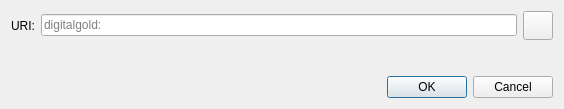
<?xml version="1.0" encoding="UTF-8"?>
<ui version="4.0">
 <class>OpenURIDialog</class>
 <widget class="QDialog" name="OpenURIDialog">
  <property name="geometry">
   <rect>
    <x>0</x>
    <y>0</y>
    <width>564</width>
    <height>109</height>
   </rect>
  </property>
  <property name="windowTitle">
   <string>Open bitcoin URI</string>
  </property>
  <layout class="QVBoxLayout" name="verticalLayout">
   <item>
    <layout class="QHBoxLayout" name="horizontalLayout">
     <item>
      <widget class="QLabel" name="label">
       <property name="text">
        <string>URI:</string>
       </property>
      </widget>
     </item>
     <item>
      <widget class="QValidatedLineEdit" name="uriEdit">
       <property name="placeholderText">
        <string notr="true">digitalgold:</string>
       </property>
      </widget>
     </item>
     <item>
      <widget class="QToolButton" name="pasteButton">
       <property name="toolTip">
        <string extracomment="Tooltip text for button that allows you to paste an address that is in your clipboard.">Paste address from clipboard</string>
       </property>
       <property name="text">
        <string/>
       </property>
       <property name="icon">
        <iconset resource="../bitcoin.qrc">
         <normaloff>:/icons/editpaste</normaloff>:/icons/editpaste
        </iconset>
       </property>
       <property name="iconSize">
        <size>
         <width>22</width>
         <height>22</height>
        </size>
       </property>
      </widget>
     </item>
    </layout>
   </item>
   <item>
    <spacer name="verticalSpacer">
     <property name="orientation">
      <enum>Qt::Vertical</enum>
     </property>
     <property name="sizeHint" stdset="0">
      <size>
       <width>20</width>
       <height>40</height>
      </size>
     </property>
    </spacer>
   </item>
   <item>
    <widget class="QDialogButtonBox" name="buttonBox">
     <property name="orientation">
      <enum>Qt::Horizontal</enum>
     </property>
     <property name="standardButtons">
      <set>QDialogButtonBox::Cancel|QDialogButtonBox::Ok</set>
     </property>
    </widget>
   </item>
  </layout>
 </widget>
 <customwidgets>
  <customwidget>
   <class>QValidatedLineEdit</class>
   <extends>QLineEdit</extends>
   <header>qt/qvalidatedlineedit.h</header>
  </customwidget>
 </customwidgets>
 <resources/>
 <connections>
  <connection>
   <sender>buttonBox</sender>
   <signal>accepted()</signal>
   <receiver>OpenURIDialog</receiver>
   <slot>accept()</slot>
   <hints>
    <hint type="sourcelabel">
     <x>248</x>
     <y>254</y>
    </hint>
    <hint type="destinationlabel">
     <x>157</x>
     <y>274</y>
    </hint>
   </hints>
  </connection>
  <connection>
   <sender>buttonBox</sender>
   <signal>rejected()</signal>
   <receiver>OpenURIDialog</receiver>
   <slot>reject()</slot>
   <hints>
    <hint type="sourcelabel">
     <x>316</x>
     <y>260</y>
    </hint>
    <hint type="destinationlabel">
     <x>286</x>
     <y>274</y>
    </hint>
   </hints>
  </connection>
 </connections>
</ui>
